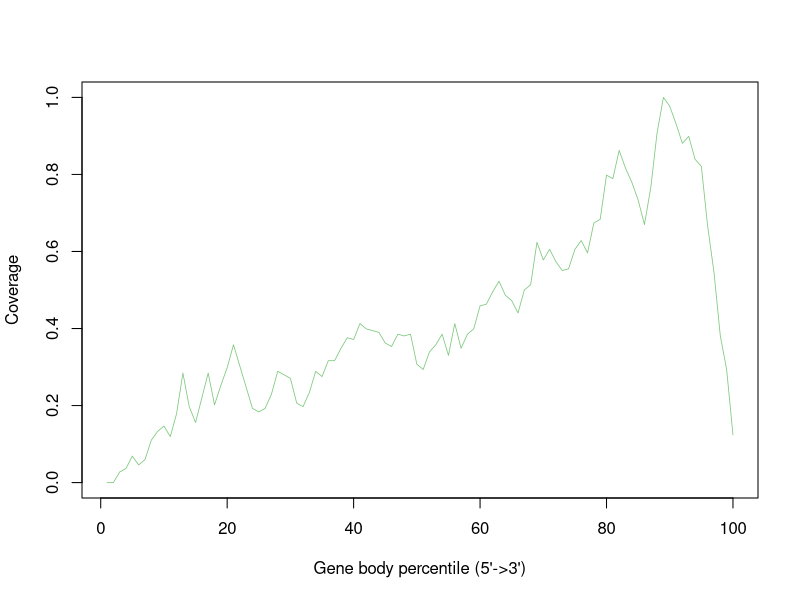

Recreate this plot in R.
AAACTTAGCTCAAligned.sortedByCoord.out.sorted <- c(0.0,0.0,0.0275229357798,0.0366972477064,0.0688073394495,0.045871559633,0.0596330275229,0.110091743119,0.133027522936,0.146788990826,0.119266055046,0.178899082569,0.284403669725,0.197247706422,0.155963302752,0.220183486239,0.284403669725,0.201834862385,0.252293577982,0.298165137615,0.357798165138,0.302752293578,0.247706422018,0.192660550459,0.183486238532,0.192660550459,0.229357798165,0.288990825688,0.279816513761,0.270642201835,0.206422018349,0.197247706422,0.233944954128,0.288990825688,0.275229357798,0.316513761468,0.316513761468,0.348623853211,0.376146788991,0.371559633028,0.412844036697,0.399082568807,0.394495412844,0.389908256881,0.362385321101,0.353211009174,0.385321100917,0.380733944954,0.385321100917,0.307339449541,0.293577981651,0.339449541284,0.357798165138,0.385321100917,0.330275229358,0.412844036697,0.348623853211,0.385321100917,0.399082568807,0.45871559633,0.463302752294,0.495412844037,0.522935779817,0.48623853211,0.47247706422,0.440366972477,0.5,0.51376146789,0.623853211009,0.577981651376,0.605504587156,0.573394495413,0.550458715596,0.55504587156,0.605504587156,0.628440366972,0.596330275229,0.674311926606,0.683486238532,0.798165137615,0.788990825688,0.862385321101,0.816513761468,0.779816513761,0.733944954128,0.669724770642,0.766055045872,0.908256880734,1.0,0.977064220183,0.93119266055,0.880733944954,0.899082568807,0.839449541284,0.821100917431,0.665137614679,0.545871559633,0.380733944954,0.293577981651,0.123853211009)


pdf("AAACTTAGCTCAAligned.sortedByCoord.out.bam.geneBodyCoverage.curves.pdf")
x=1:100
icolor = colorRampPalette(c("#7fc97f","#beaed4","#fdc086","#ffff99","#386cb0","#f0027f"))(1)
plot(x,AAACTTAGCTCAAligned.sortedByCoord.out.sorted,type='l',xlab="Gene body percentile (5'->3')", ylab="Coverage",lwd=0.8,col=icolor[1])
dev.off()
